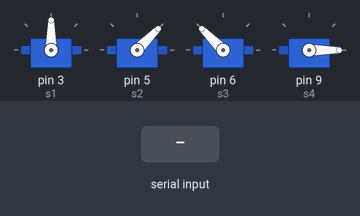
This sketch was run on a simulated Arduino Uno, built with avr-gcc and run on an emulated ATmega328P. Shown: 4 × servo. Inputs (shaded band) come from the test bench.

Above: at 4.2 s.
4.3 s: "a" received over Serial
At 5.1 s:
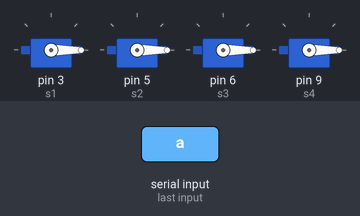
5.8 s: "90,45,200\n" received over Serial
At 6.6 s:
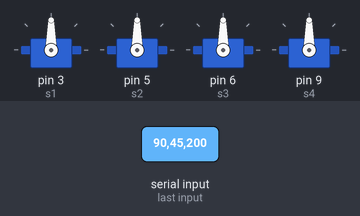
7.3 s: "30,150,10\n" received over Serial
At 7.7 s:
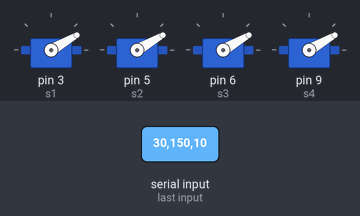
8.8 s: "200\n" received over Serial
At 9.8 s:
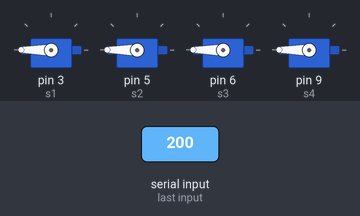
10.3 s: "b" received over Serial
At 10.8 s:
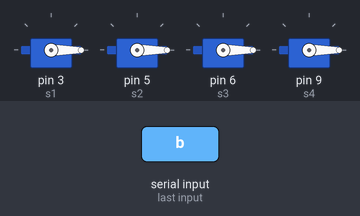
11.8 s: "90,45\n" received over Serial
At 12.2 s:
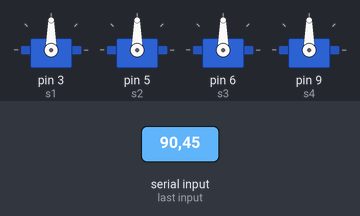
Timing chart, 0 to 14.3 s (numbered marks = the images above; inputs shaded):
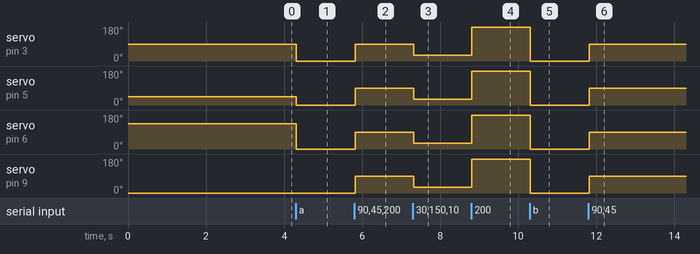

The sketch:

robot_arm.ino
```cpp
#include <Servo.h>

Servo s1;
Servo s2;
Servo s3;
Servo s4;

String serialData;

int parseData1(String data) {
  data.remove(data.indexOf("a"), 1);
  data.remove(data.indexOf("b"));
  return data.toInt();
}

int parseData2(String data) {
  data.remove(0, data.indexOf("b")+1);
  data.remove(data.indexOf("c"));
  return data.toInt();
}

int parseData3(String data) {
  data.remove(0, data.indexOf("c")+1);
  data.remove(data.indexOf("d"));
  return data.toInt();
}

int parseData4(String data) {
  data.remove(0, data.indexOf("d")+1);
  return data.toInt();
}

void setup() {

  s1.attach(3);
  s2.attach(5);
  s3.attach(6);
  s4.attach(9);

  Serial.begin(9600);
  Serial.setTimeout(10);

  s1.write(90);
  s2.write(45);
  s3.write(135);
  s4.write(0);

  delay(3000);

}

void loop() {

  //lol

}

void serialEvent() {

  serialData = Serial.readString();

  s1.write(parseData1(serialData));
  s2.write(parseData2(serialData));
  s3.write(parseData3(serialData));
  s4.write(parseData4(serialData));

}
```

Measured:
- after the input at 4.3 s, servo on pin 3 (s1): 90° → 0° at once; servo on pin 5 (s2): 45° → 0° at once; servo on pin 6 (s3): 135° → 0° at once
- after the input at 5.8 s, servo on pin 3 (s1), servo on pin 5 (s2), servo on pin 6 (s3), servo on pin 9 (s4): 0° → 90° at once
- after the input at 7.3 s, servo on pin 3 (s1), servo on pin 5 (s2), servo on pin 6 (s3), servo on pin 9 (s4): 90° → 30° at once
- after the input at 8.8 s, servo on pin 3 (s1), servo on pin 5 (s2), servo on pin 6 (s3), servo on pin 9 (s4): 30° → 180° at once
- after the input at 10.3 s, servo on pin 3 (s1), servo on pin 5 (s2), servo on pin 6 (s3), servo on pin 9 (s4): 180° → 0° at once
- after the input at 11.8 s, servo on pin 3 (s1), servo on pin 5 (s2), servo on pin 6 (s3), servo on pin 9 (s4): 0° → 90° at once
